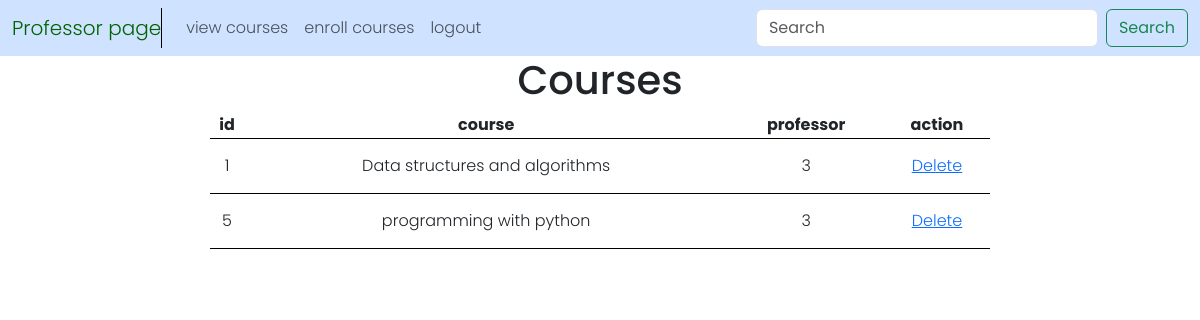
Page /professor/courses (signed in) on the committed database.
### tables this page shows
CREATE TABLE courses (
    id INTEGER PRIMARY KEY AUTOINCREMENT,
    course_name TEXT NOT NULL,
    professor_id INTEGER,
    FOREIGN KEY (professor_id) REFERENCES users(id) ON DELETE SET NULL
);

### app.py (the view)
@app.route("/professor/courses")
def professor_courses():
    courses = db.execute(
            "SELECT * FROM courses WHERE professor_id = ?", session["user_id"]
        )
    return render_template('professor.html', courses = courses)

### templates/professor.html (shortened to what this page needs)
<!DOCTYPE html>
<html lang="en">
<head>
    <link href="https://cdn.jsdelivr.net/npm/bootstrap@5.3.3/dist/css/bootstrap.min.css" rel="stylesheet">
    <link rel="stylesheet" href="../static/styles.css">
</head>
<body>
    <nav class="navbar navbar-expand-lg bg-primary-subtle">
        <div class="container-fluid">
          <a class="navbar-brand" href="#" style="color: darkgreen; border-right: 1px solid black;">Professor page</a>
          <div class="collapse navbar-collapse" id="navbarSupportedContent">
            <ul class="navbar-nav me-auto mb-2 mb-lg-0">
              <li class="nav-item">
                <a class="nav-link" href="/professor/courses">view courses</a>
              </li>
              <li class="nav-item">
                <a class="nav-link" href="/professor/courses">enroll courses</a>
              </li>
                <a class="nav-link" href="/logout">logout</a>
            </ul>
            <form class="d-flex" role="search">
              <input class="form-control me-2" type="search" placeholder="Search" aria-label="Search">
              <button class="btn btn-outline-success" type="submit">Search</button>
            </form>
          </div>
        </div>
      </nav>
      <div class="admin_manage">
        <h1>Courses</h1>
        <table>
            <thead>
                <tr>
                    <th>id</th>
                    <th>course</th>
                    <th>professor</th>
                    <th>action</th>
                </tr>
            </thead>
            <tbody>
                {% for course in courses %}
                <tr>
                    <td>{{ course.id }}</td>
                    <td>{{ course.course_name }}</td>
                    <td>{{ course.professor_id }}</td>
                    <td><a href="/admin/manage/course/{{ course.id }}">Delete</a></td>
                </tr>
                {% endfor %}
            </tbody>
        </table>
    </div>
</body>
</html>

### static/styles.css (style rules this page uses)
body { font-family: "Poppins", sans-serif; font-weight: 300; }
.admin_manage { display: flex; flex-direction: column; max-width: 65%; margin: auto; text-align: center; margin-bottom: 2em; }
.admin_manage table, td, th { border-bottom: 1px solid black; border-collapse: collapse; }
.admin_manage td { height: 55px; }

### templates/professor.html (style rules this page uses)
.admin_manage { display: flex; flex-direction: column; max-width: 65%; margin: auto; text-align: center; margin-bottom: 2em; }
.admin_manage table, td, th { border-bottom: 1px solid black; border-collapse: collapse; }
.admin_manage td { height: 55px; }

### rows in the picture
courses: id "1", course_name "Data structures and algorithms", professor_id "3"
courses: id "5", course_name "programming with python", professor_id "3"
